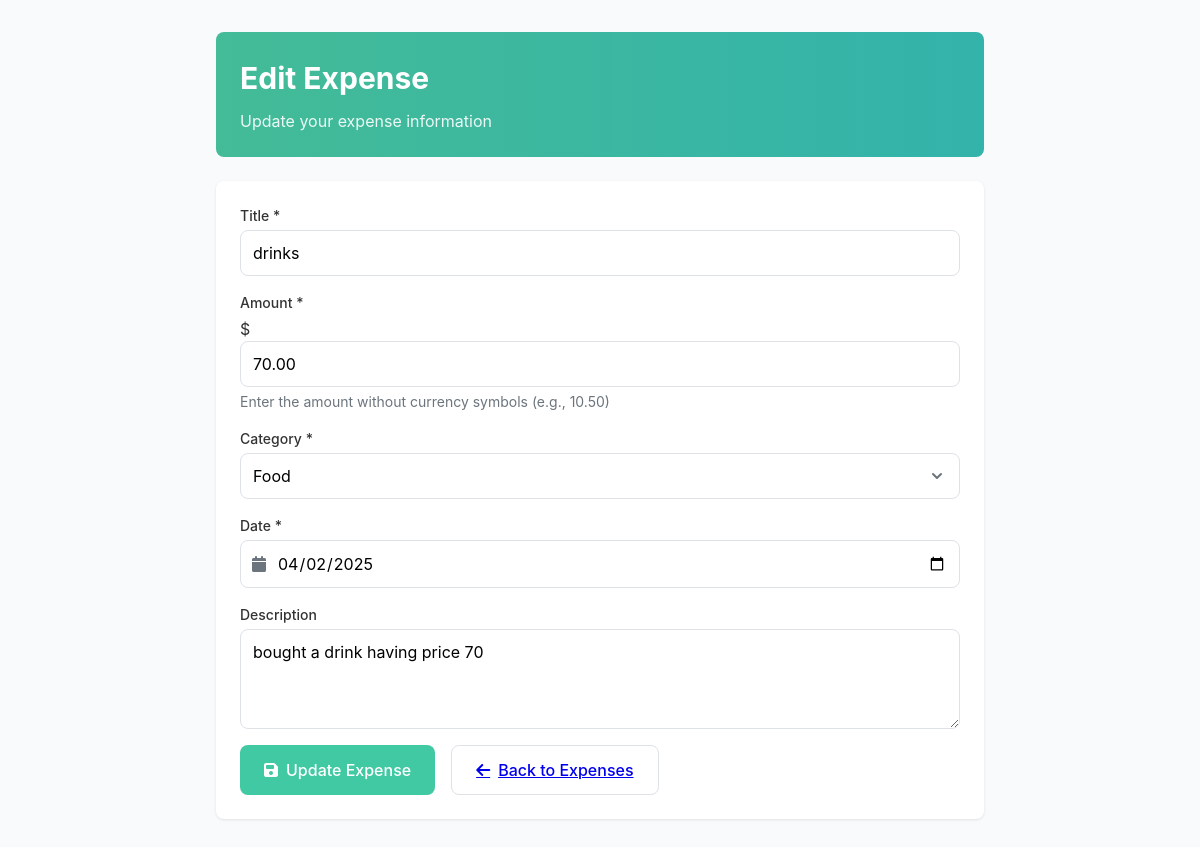
/dashboard/edit/6/ (signed in), run on the app's committed database.
### expenses/models.py (models this page shows, shortened)
class Expense(models.Model):
    CATEGORY_CHOICES = [
        ('food', 'Food'),
        ('transport', 'Transport'),
        ('entertainment', 'Entertainment'),
        ('shopping', 'Shopping'),
        ('health', 'Health'),
        ('other', 'Other'),
    ]
    user = models.ForeignKey(User, on_delete=models.CASCADE)  # Each expense belongs to a user
    title = models.CharField(max_length=255)
    amount = models.DecimalField(max_digits=10, decimal_places=2)
    category = models.CharField(max_length=20, choices=CATEGORY_CHOICES)
    date = models.DateField()
    description = models.TextField(blank=True, null=True)

### expenses/views.py (the view)
# urls.py: path('edit/<int:expense_id>/', views.edit_expense, name='edit_expense'),  # ✅ Fix missing edit_expense URL
@login_required
def edit_expense(request, expense_id):
    expense = get_object_or_404(Expense, id=expense_id, user=request.user)
    if request.method == 'POST':
        form = ExpenseForm(request.POST, instance=expense)
        if form.is_valid():
            form.save()
            messages.success(request, "Expense updated successfully!")
            return redirect('list_expenses')
    else:
        form = ExpenseForm(instance=expense)
    return render(request, 'expenses/edit_expense.html', {'form': form})

### expenses/forms.py
class ExpenseForm(forms.ModelForm):
    class Meta:
        model = Expense
        fields = ['title', 'amount', 'category', 'date', 'description']
        widgets = {
            'date': forms.DateInput(attrs={'type': 'date'}),
        }

### expenses/templates/expenses/edit_expense.html (shortened to what this page needs)
<!DOCTYPE html>
<html lang="en">
<head>
    <link rel="stylesheet" href="https://cdnjs.cloudflare.com/ajax/libs/font-awesome/6.4.0/css/all.min.css">
</head>
<body>
    <div class="container">
        <div class="expense-header">
            <h1>Edit Expense</h1>
            <p>Update your expense information</p>
        </div>
        <div class="form-card">
            <form method="POST" id="expense-form">
                {% for field in form %}
                    <div class="form-group">
                        <label for="{{ field.id_for_label }}">
                            {{ field.label }}
                            {% if field.field.required %}
                                <span class="text-danger">*</span>
                            {% endif %}
                        </label>
                        {% if field.name == "description" %}
                            <textarea
                                name="{{ field.name }}"
                                id="{{ field.id_for_label }}"
                                class="form-control {% if field.errors %}is-invalid{% endif %}"
                                placeholder="Enter a description (optional)"
                            >{% if field.value %}{{ field.value }}{% endif %}</textarea>
                        {% elif field.name == "category" %}
                            {{ field }}
                        {% elif field.name == "date" %}
                            <div class="input-wrapper">
                                <i class="fas fa-calendar"></i>
                                {{ field }}
                            </div>
                        {% elif field.name == "amount" %}
                            <div class="input-group">
                                <div class="input-group-prepend">
                                    <span class="input-group-text">$</span>
                                </div>
                                {{ field }}
                            </div>
                            <div class="form-text">Enter the amount without currency symbols (e.g., 10.50)</div>
                        {% else %}
                            {{ field }}
                        {% endif %}
                    </div>
                {% endfor %}
                <div class="actions">
                    <button type="submit" class="btn btn-primary">
                        <i class="fas fa-save"></i> Update Expense
                    </button>
                    <a href="{% url 'list_expenses' %}" class="btn btn-outline">
                        <i class="fas fa-arrow-left"></i> Back to Expenses
                    </a>
                </div>
            </form>
        </div>
    </div>
</body>
</html>

### expenses/templates/expenses/edit_expense.html (style rules this page uses)
:root { --primary: #40c9a2; --primary-dark: #36b08d; --secondary: #e0f5f0; --text-dark: #333; --text-light: #fff; --muted: #6c757d; --border: #dee2e6; --radius: 0.5rem; --error: #dc3545; --success: #28a745; }
* { margin: 0; padding: 0; box-sizing: border-box; font-family: -apple-system, BlinkMacSystemFont, 'Segoe UI', Roboto, Oxygen, Ubuntu, Cantarell, 'Open Sans', 'Helvetica Neue', sans-serif; }
body { background-color: #f9fafb; color: var(--text-dark); line-height: 1.5; padding-bottom: 2rem; }
.container { max-width: 800px; margin: 0 auto; padding: 0 1rem; }
.expense-header { background: linear-gradient(to right, hsl(162, 47%, 50%), hsl(176, 56%, 45%)); color: white; padding: 1.5rem; border-radius: var(--radius); margin-bottom: 1.5rem; margin-top: 2rem; }
.expense-header h1 { font-size: 1.875rem; font-weight: bold; margin-bottom: 0.5rem; }
.expense-header p { opacity: 0.9; }
.form-card { background-color: white; border-radius: var(--radius); padding: 1.5rem; margin-bottom: 1.5rem; box-shadow: 0 1px 3px rgba(0, 0, 0, 0.1); animation: fadeIn 0.3s ease-out forwards; }
.form-group { margin-bottom: 1rem; }
.form-group label { display: block; font-size: 0.875rem; font-weight: 500; margin-bottom: 0.25rem; }
.form-control { display: block; width: 100%; padding: 0.75rem; font-size: 1rem; background-color: white; border: 1px solid var(--border); border-radius: var(--radius); transition: border-color 0.15s ease-in-out, box-shadow 0.15s ease-in-out; }
select.form-control { appearance: none; background-position: right 0.75rem center; background-size: 1.25rem; background-repeat: no-repeat; padding-right: 2.5rem; }
textarea.form-control { min-height: 100px; resize: vertical; }
.btn { display: inline-flex; align-items: center; gap: 0.5rem; padding: 0.75rem 1.5rem; font-size: 1rem; font-weight: 500; border-radius: var(--radius); border: none; cursor: pointer; transition: all 0.2s; }
.btn-primary { background-color: var(--primary); color: white; }
.btn-outline { background-color: transparent; border: 1px solid var(--border); }
.form-text { font-size: 0.875rem; color: var(--muted); margin-top: 0.25rem; }
.actions { display: flex; gap: 1rem; margin-top: 1rem; }

### data on the page
Expense: form "drinks", form "70.00", form "Food", form "04/02/2025", description "bought a drink having price 70"

### other printed values
{{ field.label }} "Title" "Amount" "Category" "Date" "Description"
